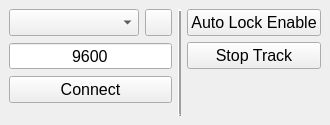
<?xml version="1.0" encoding="UTF-8"?>
<ui version="4.0">
 <class>MainWindow</class>
 <widget class="QMainWindow" name="MainWindow">
  <property name="geometry">
   <rect>
    <x>0</x>
    <y>0</y>
    <width>330</width>
    <height>125</height>
   </rect>
  </property>
  <property name="sizePolicy">
   <sizepolicy hsizetype="Fixed" vsizetype="Fixed">
    <horstretch>0</horstretch>
    <verstretch>0</verstretch>
   </sizepolicy>
  </property>
  <property name="windowTitle">
   <string>MainWindow</string>
  </property>
  <widget class="QWidget" name="centralwidget">
   <layout class="QGridLayout" name="gridLayout">
    <item row="2" column="3" rowspan="2">
     <spacer name="verticalSpacerColumn2">
      <property name="orientation">
       <enum>Qt::Vertical</enum>
      </property>
      <property name="sizeHint" stdset="0">
       <size>
        <width>20</width>
        <height>40</height>
       </size>
      </property>
     </spacer>
    </item>
    <item row="0" column="0">
     <widget class="QComboBox" name="comboBoxSerialPortName">
      <property name="font">
       <font>
        <pointsize>12</pointsize>
       </font>
      </property>
     </widget>
    </item>
    <item row="0" column="3">
     <widget class="QPushButton" name="pushButtonAutoLock">
      <property name="font">
       <font>
        <pointsize>12</pointsize>
       </font>
      </property>
      <property name="text">
       <string>Auto Lock Enable</string>
      </property>
     </widget>
    </item>
    <item row="1" column="3">
     <widget class="QPushButton" name="pushButtonStopTrack">
      <property name="font">
       <font>
        <pointsize>12</pointsize>
       </font>
      </property>
      <property name="text">
       <string>Stop Track</string>
      </property>
     </widget>
    </item>
    <item row="0" column="1">
     <widget class="QToolButton" name="toolButtonRefresh">
      <property name="minimumSize">
       <size>
        <width>27</width>
        <height>27</height>
       </size>
      </property>
      <property name="text">
       <string/>
      </property>
      <property name="iconSize">
       <size>
        <width>16</width>
        <height>16</height>
       </size>
      </property>
     </widget>
    </item>
    <item row="1" column="0" colspan="2">
     <widget class="QSpinBox" name="spinBoxBaudrate">
      <property name="font">
       <font>
        <pointsize>12</pointsize>
       </font>
      </property>
      <property name="frame">
       <bool>true</bool>
      </property>
      <property name="alignment">
       <set>Qt::AlignCenter</set>
      </property>
      <property name="readOnly">
       <bool>true</bool>
      </property>
      <property name="buttonSymbols">
       <enum>QAbstractSpinBox::NoButtons</enum>
      </property>
      <property name="maximum">
       <number>999999999</number>
      </property>
      <property name="value">
       <number>9600</number>
      </property>
     </widget>
    </item>
    <item row="2" column="0" colspan="2">
     <widget class="QPushButton" name="pushButtonConnect">
      <property name="font">
       <font>
        <pointsize>12</pointsize>
       </font>
      </property>
      <property name="text">
       <string>Connect</string>
      </property>
      <property name="checkable">
       <bool>true</bool>
      </property>
      <property name="checked">
       <bool>false</bool>
      </property>
     </widget>
    </item>
    <item row="3" column="0" colspan="2">
     <spacer name="verticalSpacerColumn1">
      <property name="orientation">
       <enum>Qt::Vertical</enum>
      </property>
      <property name="sizeType">
       <enum>QSizePolicy::Preferred</enum>
      </property>
      <property name="sizeHint" stdset="0">
       <size>
        <width>20</width>
        <height>0</height>
       </size>
      </property>
     </spacer>
    </item>
    <item row="0" column="2" rowspan="6">
     <widget class="Line" name="lineSplitter">
      <property name="frameShadow">
       <enum>QFrame::Raised</enum>
      </property>
      <property name="lineWidth">
       <number>2</number>
      </property>
      <property name="orientation">
       <enum>Qt::Vertical</enum>
      </property>
     </widget>
    </item>
   </layout>
  </widget>
 </widget>
 <resources/>
 <connections/>
</ui>
